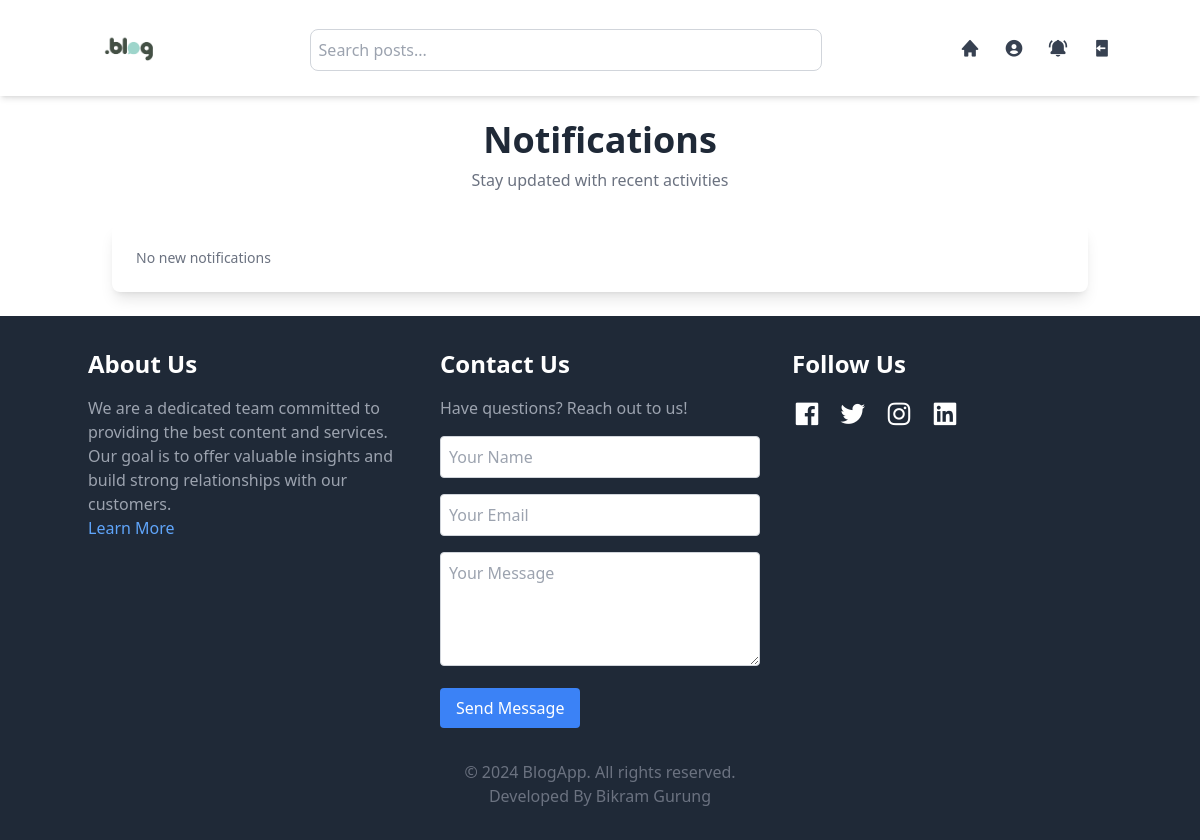
Before: /notification/ (signed in) with the older database file.
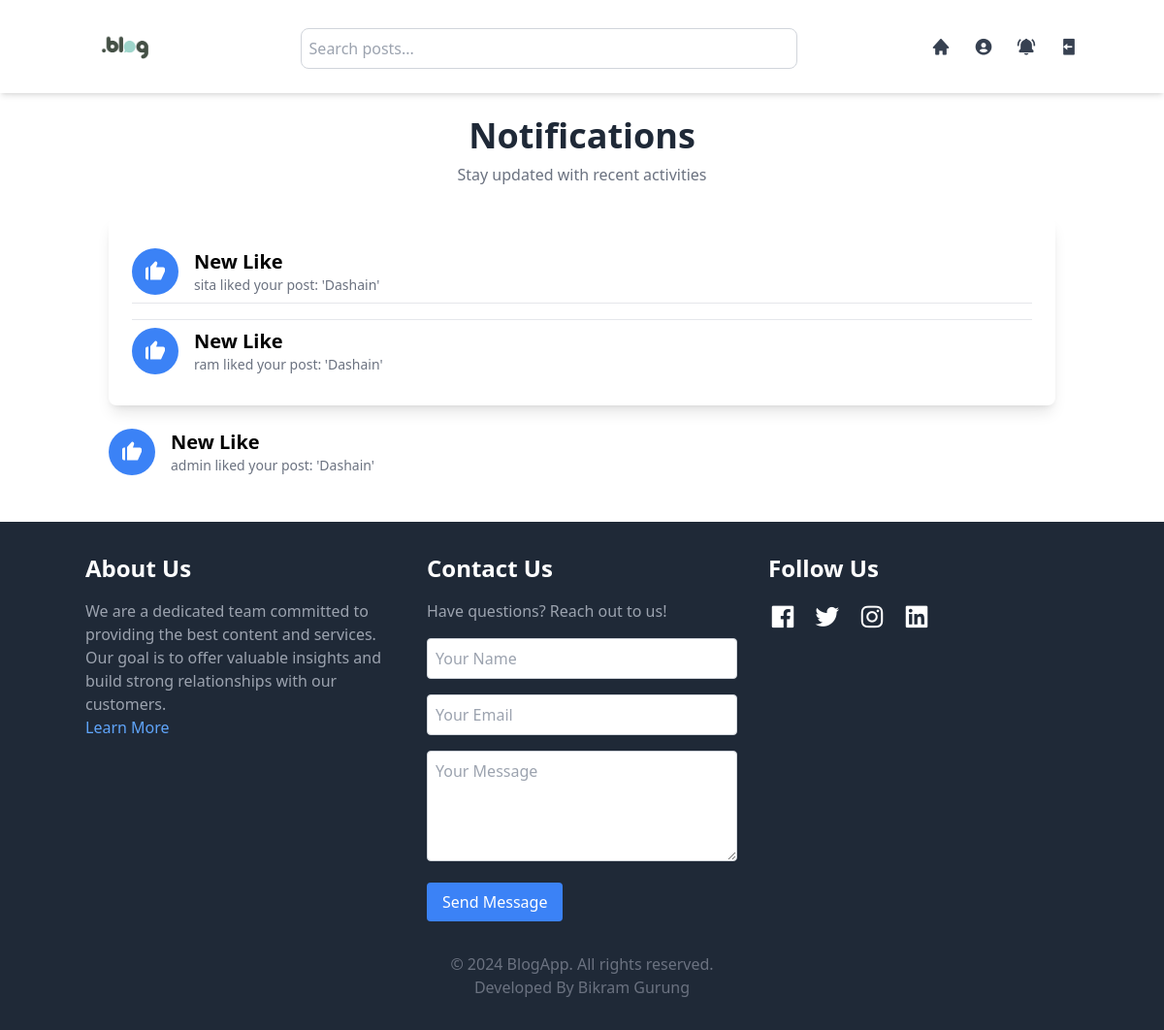
After: the same page with the newer database file.
### blog/models.py (models this page shows, shortened)
class Notification(models.Model):
    LIKE = 'like'
    DELETE = 'delete'
    PENDING = 'pending'
    APPROVED = 'approved'
    NOTIFICATION_TYPES = [
        (LIKE, 'Like'),
        (DELETE, 'Delete'),
        (PENDING, 'Pending'),
        (APPROVED, 'Approved'),
    ]
    user = models.ForeignKey(User, on_delete=models.CASCADE)
    post = models.ForeignKey(Post, on_delete=models.CASCADE, null=True, blank=True)
    notification_type = models.CharField(max_length=10, choices=NOTIFICATION_TYPES, default='Like')
    message = models.TextField()
    created_at = models.DateTimeField(auto_now_add=True)
    is_read = models.BooleanField(default=False)

### blog/views.py (the view)
# urls.py: path('notification/', views.notification, name="notification"),
def notification(request):
    notifications = Notification.objects.filter(user=request.user).order_by('-created_at')
    unread_notifications = Notification.objects.filter(user=request.user, is_read=False)
    unread_notifications.update(is_read=True)
    if request.user.is_superuser:
        pending_notifications = Notification.objects.filter(notification_type='pending')
        notifications = notifications | pending_notifications  # Combine the notifications
    context = {
        'notifications':notifications,
    }
    return render(request, 'blog/notification.html', context)

### blog/templates/blog/notification.html (shortened to what this page needs)
{% extends "./index.html" %}
{% load static %}
{% block Notification %}
<div class="container mx-auto p-6 mt-24">
    <div class="text-center mb-8">
        <h2 class="text-4xl font-bold text-gray-800">Notifications</h2>
        <p class="text-gray-500 mt-2">Stay updated with recent activities</p>
    </div>
    <div class="bg-white rounded-lg shadow-lg p-6 divide-y divide-gray-200">
        {% if notifications %}
            <div class="flex flex-col space-y-2">
                {% for notification in notifications %}
                    <div class="flex items-start space-x-4 py-2">
                        {% if notification.notification_type == 'like' %}
                            <div class="w-12 h-12 bg-blue-500 text-white rounded-full flex items-center justify-center">
                                <i class="bx bxs-like text-xl md:text-2xl"></i>
                            </div>
                            <a href="{% url 'readmore' notification.post_id %}">
                                <div class="flex-1">
                                    <h3 class="text-lg md:text-xl font-semibold leading-tight">New Like</h3>
                                    <p class="text-gray-500 text-sm">{{ notification.message }}</p>
                                </div>
                            </a>
                        </div>
                    </div>
                    <div class="flex items-start space-x-4 py-2">
                        {% endif %}
                    </div>
                {% endfor %}
        {% else %}
            <p class="text-gray-500 text-sm">No new notifications</p>
        {% endif %}
    </div>
</div>
{% endblock %}

Changed rows visible on the page:
added Notification: message "sita liked your post: 'Dashain'"
added Notification: message "ram liked your post: 'Dashain'"
added Notification: message "admin liked your post: 'Dashain'"
Other visible differences:
text no longer shown: "No new notifications"
